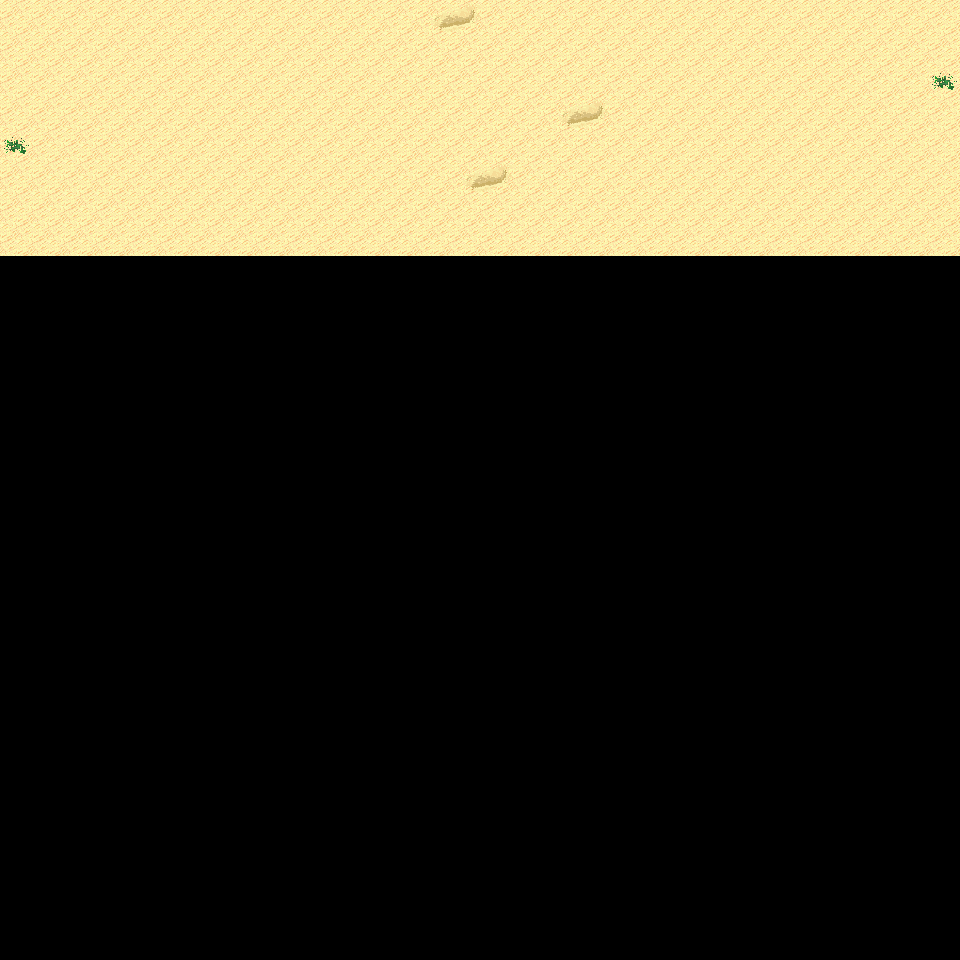

This game map was drawn from its Tiled (.tmx) file and the tilesets committed beside it. A one-line description and the trimmed map source follow:
An orthogonal 30x30 tile map with 32x32 px tiles, 6 tile layers (Ground, Object, Object2, Above, ...), 6 tilesets and 3 objects (3x mapExit).

<map version="1.0" orientation="orthogonal" renderorder="right-down" width="30" height="30" tilewidth="32" tileheight="32" nextobjectid="4">
  <tileset firstgid="1" name="tileset_logic_collision" tilewidth="32" tileheight="32" tilecount="1" columns="1">
    <image source="../drawable/tileset_logic_collision.png" width="32" height="32" />
  </tileset>
  <tileset firstgid="2" name="tileset_terrain_desert" tilewidth="32" tileheight="32" tilecount="88" columns="8">
    <image source="../drawable/tileset_terrain_desert.png" width="256" height="352" />
  </tileset>
  <tileset firstgid="90" name="tileset_ground_sand_2" tilewidth="32" tileheight="32" tilecount="15" columns="5">
    <image source="../drawable/tileset_ground_sand_2.png" width="160" height="96" />
  </tileset>
  <tileset firstgid="105" name="tileset_plant_cactus_2" tilewidth="32" tileheight="32" tilecount="10" columns="5">
    <image source="../drawable/tileset_plant_cactus_2.png" width="160" height="64" />
  </tileset>
  <tileset firstgid="115" name="tileset_plant_round_cactuses" tilewidth="32" tileheight="32" tilecount="20" columns="10">
    <image source="../drawable/tileset_plant_round_cactuses.png" width="320" height="64" />
  </tileset>
  <tileset firstgid="135" name="tileset_plant_cactus" tilewidth="32" tileheight="32" tilecount="2" columns="1">
    <image source="../drawable/tileset_plant_cactus.png" width="32" height="64" />
  </tileset>
  <layer name="Ground" width="30" height="30">
    <data>[900 cells, 240 non-empty, 4 distinct tile ids]</data>
  </layer>
  <layer name="Object" width="30" height="30">
    <data>[900 cells, 0 non-empty, 0 distinct tile ids]</data>
  </layer>
  <layer name="Object2" width="30" height="30">
    <data>[900 cells, 0 non-empty, 0 distinct tile ids]</data>
  </layer>
  <layer name="Above" width="30" height="30">
    <data>[900 cells, 0 non-empty, 0 distinct tile ids]</data>
  </layer>
  <layer name="Above2" width="30" height="30">
    <data>[900 cells, 0 non-empty, 0 distinct tile ids]</data>
  </layer>
  <layer name="Walkable" width="30" height="30">
    <data>[900 cells, 0 non-empty, 0 distinct tile ids]</data>
  </layer>
  <objectgroup name="MapEvents">
    <object id="1" name="north" type="mapExit" x="0" y="0" width="960" height="32">
      <properties>
        <property name="map" value="level_0_x20_y113" />
        <property name="x" value="0" />
        <property name="y" value="28" />
      </properties>
    </object>
    <object id="2" name="west" type="mapExit" x="0" y="0" width="32" height="960">
      <properties>
        <property name="map" value="level_0_x19_y114" />
        <property name="x" value="28" />
        <property name="y" value="0" />
      </properties>
    </object>
    <object id="3" name="east" type="mapExit" x="928" y="0" width="32" height="960">
      <properties>
        <property name="map" value="level_0_x21_y114" />
        <property name="x" value="1" />
        <property name="y" value="0" />
      </properties>
    </object>
  </objectgroup>
</map>
